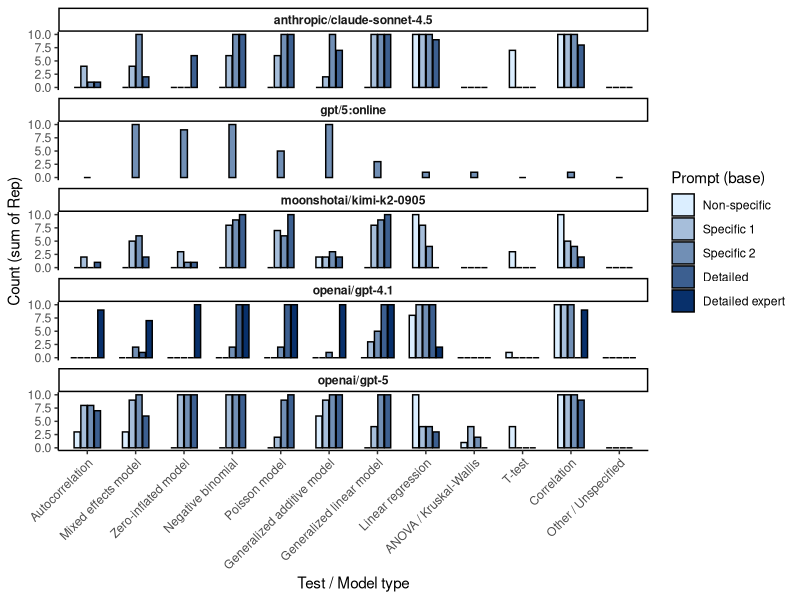
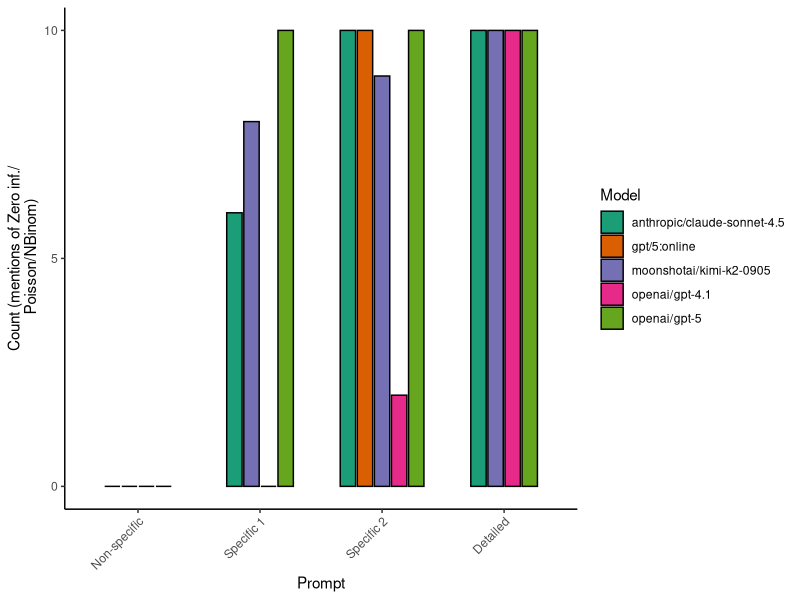
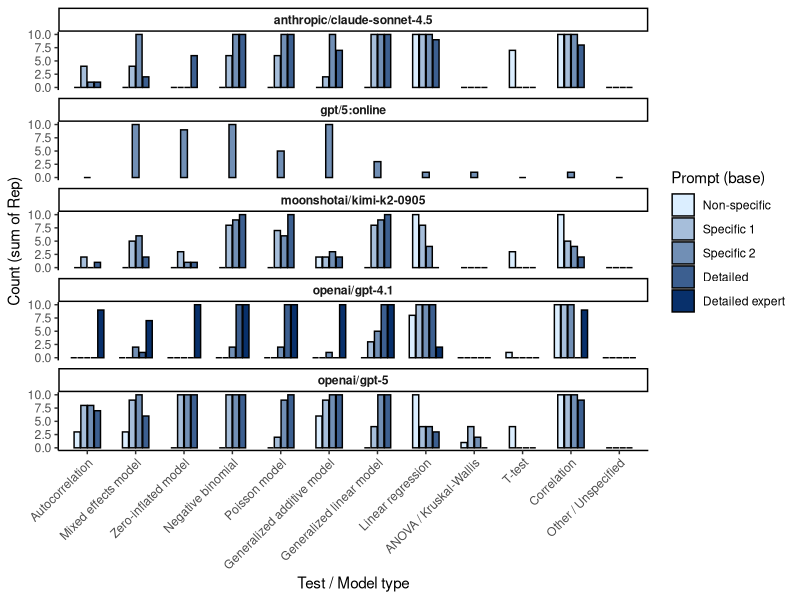
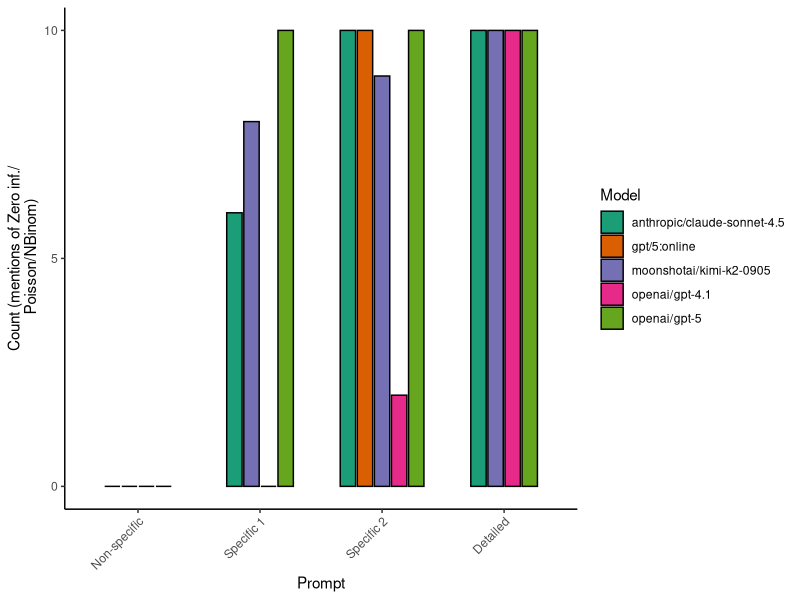

Write R code to recreate these figures, in order.
library(tidyverse)

# Read data (expects outputs/model_prompt_comparison.csv to exist)
dat <- readr::read_csv("outputs/model_prompt_comparison.csv")

# Keywords / regex categories to search for in the `Response` field.
# We normalize case before matching and include alternative phrasings.
# The classification below assigns a single test-type to each response using
# a precedence order (specialised models first -> general tests last).

# Helper: safe lower-case string (handles NA)
safe_lower <- function(x) {
	x <- as.character(x)
	x[is.na(x)] <- ""
	tolower(x)
}

# Ensure key fields are in expected types (CSV columns are lowercase: model,prompt,response,rep,expert)
dat <- dat %>%
	mutate(
		response_lc = safe_lower(response),
		rep = as.numeric(rep),
		rep = ifelse(is.na(rep), 1, rep),
		expert = case_when(
			tolower(as.character(expert)) %in% c("true","t","1") ~ TRUE,
			tolower(as.character(expert)) %in% c("false","f","0") ~ FALSE,
			TRUE ~ as.logical(expert)
		),
		# keep the Expert-suffixed label for display, and preserve the base prompt factor for colouring/order
		Prompt2 = paste0(prompt, if_else(expert, " (Expert)", " (Not expert)"))
	)

dat$PromptBase <- factor(dat$Prompt2, labels = c("Non-specific", "Specific 1", "Specific 2", "Detailed expert", "Detailed"))
dat$PromptBase <- factor(dat$PromptBase, levels = c("Non-specific", "Specific 1", "Specific 2", "Detailed", "Detailed expert"))

# --- NEW: multi-label detection patterns and mention columns ---
# Define regex patterns matching the earlier classify_response rules, in same order as test_levels
patterns <- c(
		"auto[- ]?correl|autocorrel|durbin[- ]?watson",
		"mixed[- ]?effect|mixed effects|random[- ]?effect|multilevel|hierarchical|lme|lmer|mixed model",
	"zero[- ]?inflat|zero inflat|zero[- ]?inflation|hurdle|zinb",
	"negative[- ]?binom|neg[- ]?binom|nbinom|negative binomial",
	"poisson( regression)?\\b|poisson glm|poisson model",
	"\\bgam\\b|generalized additive model|generalised additive model|additive model",
	"\\bglm\\b|generalized linear model|generalised linear model|logistic regression|binomial regression|quasi-",
	"linear regression|regression(?!.*glm)|\\blm\\b|ordinary least squares|ols\\b",
	"anova|analysis of variance|\\bkruskal|friedman test|repeated measures anova",
	"t[- ]?test|ttest|paired t|welch",
	"correlat|pearson|spearman|kendall|\\bcor\\b",
	""  # placeholder for "Other / Unspecified" handled below
)

# Define test levels in same order as patterns
test_levels <- c(
	"Autocorrelation",
	"Mixed effects model",
	"Zero-inflated model",
	"Negative binomial",
	"Poisson model",
	"Generalized additive model",
	"Generalized linear model",
	"Linear regression",
	"ANOVA / Kruskal-Wallis",
	"T-test",
	"Correlation",
	"Other / Unspecified"
)

# helper to make safe column names for each test level
sanitize <- function(x) {
  x <- make.names(x)            # converts to syntactically valid names
  x <- gsub("\\.+", "_", x)    # collapse dots to underscores for readability
  x
}
mention_cols <- sanitize(test_levels)

# add mention columns (0/1) to dat based on the patterns; Other/Unspecified set if no other pattern matched
for (i in seq_along(test_levels)) {
  col <- mention_cols[i]
  if (i < length(test_levels)) {
    pat <- patterns[i]
    dat[[col]] <- as.integer(str_detect(dat$response_lc, regex(pat, ignore_case = TRUE)))
  } else {
    # Other: set to 1 only when none of the previous mention cols matched
    prev_cols <- mention_cols[1:(length(mention_cols)-1)]
    dat[[col]] <- as.integer(rowSums(as.data.frame(dat[prev_cols])) == 0)
  }
}

# Summarise counts by Model, Prompt2 and TestType summing Rep as requested
# Convert mention columns to long form so each mention is counted (rep * mention_flag)
summary_df <- dat %>%
	select(-response, - response_lc) %>% 
	pivot_longer(cols = all_of(mention_cols), names_to = "MentionCol", values_to = "MentionFlag") %>%
	# filter(model == "anthropic/claude-sonnet-4.5" & Prompt2 == "prompt1 (Not expert)") 
	group_by(model, PromptBase, MentionCol) %>%
	summarise(Count = sum(MentionFlag, na.rm = TRUE), .groups = "drop") %>%
	# Ensure x-axis uses test_levels labels and preserves their order
	mutate(MentionCol = factor(MentionCol, levels = mention_cols, labels = test_levels))

# define a light->dark blue palette with same order as levels(dat$prompt2)
palette_base <- colorRampPalette(c("#dbeeff", "#08306b"))(nlevels(dat$PromptBase))
names(palette_base) <- levels(dat$PromptBase)

# Plot: one panel per Model, x = TestType, y = Count, color by PromptBase (ordered as in line 18)
plot_file <- "outputs/test_type_barchart.png"

g <- ggplot(summary_df, aes(x = MentionCol, y = Count, fill = PromptBase)) +
	geom_col(position = position_dodge2(preserve = "single"), colour = "black", width = 0.7) +
	facet_wrap(~model, ncol = 1, scales = "free_y") +
	scale_fill_manual(values = palette_base, breaks = levels(dat$PromptBase), name = "Prompt (base)") +
	labs(x = "Test / Model type", y = "Count (sum of Rep)", fill = "Prompt") +
	theme_classic() +
	theme(
		axis.text.x = element_text(angle = 45, hjust = 1),
		strip.text = element_text(face = "bold")
	)
g
# Save plot
ggsave(plot_file, g, width = 9, height = 12, dpi = 300)


# count rows that mention at least one of Zero-inflated / Poisson / Negative binomial ---

  # pick the sanitized column names for the three tests
  target_tests <- c("Zero-inflated model", "Negative binomial", "Poisson model")
  target_cols <- mention_cols[which(test_levels %in% target_tests)]

  # create per-row indicator (respecting rep as weight)
  dat <- dat %>%
    mutate(any_zpn = as.integer(rowSums(across(all_of(target_cols)))>0))

  # summarise: for each model × PromptBase count how many (weighted by rep) had at least one mention
  summary_zpn <- dat %>%
    group_by(model, PromptBase) %>%
    summarise(Count = sum(any_zpn, na.rm = TRUE), .groups = "drop") %>%
    # ensure prompt order preserved
    mutate(PromptBase = factor(PromptBase, levels = levels(dat$PromptBase)))

  # Plot: prompts on x-axis, models as discrete colours
  plot_file2 <- "outputs/zero_poisson_nbinom_by_prompt.png"

library(RColorBrewer)
model_levels <- unique(summary_zpn$model)
palette_models <- brewer.pal(max(3, length(model_levels)), "Dark2")[seq_along(model_levels)]
names(palette_models) <- model_levels

g2 <- summary_zpn %>% 
filter(PromptBase != "Detailed expert") %>%
ggplot(aes(x = PromptBase, y = 10)) +
	geom_col(aes(y = Count, fill = model), colour = "black", width = 0.7, position = position_dodge2(preserve = "single")) +
	scale_fill_manual(values = palette_models, name = "Model") +
	labs(x = "Prompt", y = "Count (mentions of Zero inf./\n Poisson/NBinom)", fill = "Model") +
	scale_y_continuous(breaks = c(0, 5, 10)) +
	theme_classic() +
	theme(axis.text.x = element_text(angle = 45, hjust = 1), strip.text = element_text(face = "bold"))

g2

ggsave(plot_file2, g2, width = 8, height = 4, dpi = 300)

